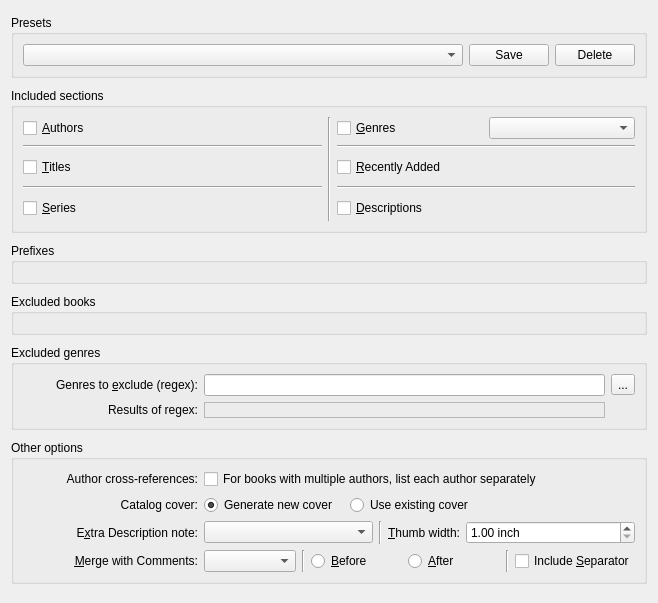
<?xml version="1.0" encoding="UTF-8"?>
<ui version="4.0">
 <class>Form</class>
 <widget class="QWidget" name="Form">
  <property name="geometry">
   <rect>
    <x>0</x>
    <y>0</y>
    <width>658</width>
    <height>603</height>
   </rect>
  </property>
  <property name="sizePolicy">
   <sizepolicy hsizetype="Preferred" vsizetype="Preferred">
    <horstretch>0</horstretch>
    <verstretch>0</verstretch>
   </sizepolicy>
  </property>
  <property name="windowTitle">
   <string>Form</string>
  </property>
  <layout class="QVBoxLayout" name="verticalLayout">
   <item>
    <widget class="QGroupBox" name="catalogPresets">
     <property name="sizePolicy">
      <sizepolicy hsizetype="Preferred" vsizetype="Maximum">
       <horstretch>0</horstretch>
       <verstretch>0</verstretch>
      </sizepolicy>
     </property>
     <property name="title">
      <string>Presets</string>
     </property>
     <layout class="QHBoxLayout" name="horizontalLayout_9">
      <item>
       <widget class="QComboBox" name="preset_field">
        <property name="sizePolicy">
         <sizepolicy hsizetype="Expanding" vsizetype="Fixed">
          <horstretch>0</horstretch>
          <verstretch>0</verstretch>
         </sizepolicy>
        </property>
        <property name="toolTip">
         <string>Select catalog preset to load</string>
        </property>
       </widget>
      </item>
      <item>
       <widget class="QPushButton" name="preset_save_pb">
        <property name="toolTip">
         <string>Save current catalog settings as preset</string>
        </property>
        <property name="text">
         <string>Save</string>
        </property>
       </widget>
      </item>
      <item>
       <widget class="QPushButton" name="preset_delete_pb">
        <property name="toolTip">
         <string>Delete current preset</string>
        </property>
        <property name="text">
         <string>Delete</string>
        </property>
       </widget>
      </item>
     </layout>
    </widget>
   </item>
   <item>
    <widget class="QGroupBox" name="includedSections">
     <property name="sizePolicy">
      <sizepolicy hsizetype="Preferred" vsizetype="Maximum">
       <horstretch>0</horstretch>
       <verstretch>0</verstretch>
      </sizepolicy>
     </property>
     <property name="minimumSize">
      <size>
       <width>0</width>
       <height>0</height>
      </size>
     </property>
     <property name="toolTip">
      <string>Enabled sections will be included in the generated catalog.</string>
     </property>
     <property name="title">
      <string>Included sections</string>
     </property>
     <layout class="QGridLayout" name="gridLayout_2">
      <item row="0" column="0">
       <widget class="QCheckBox" name="generate_authors">
        <property name="enabled">
         <bool>true</bool>
        </property>
        <property name="toolTip">
         <string>List of books, sorted by Author</string>
        </property>
        <property name="text">
         <string>&amp;Authors</string>
        </property>
        <property name="checked">
         <bool>false</bool>
        </property>
       </widget>
      </item>
      <item row="2" column="0">
       <widget class="QCheckBox" name="generate_titles">
        <property name="toolTip">
         <string>List of books, sorted by Title</string>
        </property>
        <property name="text">
         <string>&amp;Titles</string>
        </property>
       </widget>
      </item>
      <item row="4" column="0">
       <widget class="QCheckBox" name="generate_series">
        <property name="toolTip">
         <string>List of series books, sorted by Series</string>
        </property>
        <property name="text">
         <string>&amp;Series</string>
        </property>
       </widget>
      </item>
      <item row="0" column="2">
       <layout class="QHBoxLayout" name="horizontalLayout_2">
        <item>
         <widget class="QCheckBox" name="generate_genres">
          <property name="toolTip">
           <string>List of books, sorted by Genre</string>
          </property>
          <property name="text">
           <string>&amp;Genres</string>
          </property>
         </widget>
        </item>
        <item>
         <widget class="QComboBox" name="genre_source_field">
          <property name="toolTip">
           <string>Field containing Genres</string>
          </property>
         </widget>
        </item>
       </layout>
      </item>
      <item row="2" column="2">
       <layout class="QHBoxLayout" name="horizontalLayout_5">
        <item>
         <widget class="QCheckBox" name="generate_recently_added">
          <property name="minimumSize">
           <size>
            <width>0</width>
            <height>26</height>
           </size>
          </property>
          <property name="toolTip">
           <string>List of books, sorted by date added to calibre</string>
          </property>
          <property name="text">
           <string>&amp;Recently Added</string>
          </property>
         </widget>
        </item>
       </layout>
      </item>
      <item row="4" column="2">
       <layout class="QHBoxLayout" name="horizontalLayout_7">
        <item>
         <widget class="QCheckBox" name="generate_descriptions">
          <property name="minimumSize">
           <size>
            <width>0</width>
            <height>26</height>
           </size>
          </property>
          <property name="toolTip">
           <string>Individual descriptions of books with cover thumbs, sorted by author</string>
          </property>
          <property name="text">
           <string>&amp;Descriptions</string>
          </property>
         </widget>
        </item>
       </layout>
      </item>
      <item row="0" column="1" rowspan="5">
       <widget class="Line" name="line_3">
        <property name="orientation">
         <enum>Qt::Vertical</enum>
        </property>
       </widget>
      </item>
      <item row="1" column="0">
       <widget class="Line" name="line_5">
        <property name="orientation">
         <enum>Qt::Horizontal</enum>
        </property>
       </widget>
      </item>
      <item row="1" column="2">
       <widget class="Line" name="line_6">
        <property name="orientation">
         <enum>Qt::Horizontal</enum>
        </property>
       </widget>
      </item>
      <item row="3" column="0">
       <widget class="Line" name="line_7">
        <property name="orientation">
         <enum>Qt::Horizontal</enum>
        </property>
       </widget>
      </item>
      <item row="3" column="2">
       <widget class="Line" name="line_8">
        <property name="orientation">
         <enum>Qt::Horizontal</enum>
        </property>
       </widget>
      </item>
     </layout>
    </widget>
   </item>
   <item>
    <widget class="QGroupBox" name="prefix_rules_gb">
     <property name="sizePolicy">
      <sizepolicy hsizetype="Preferred" vsizetype="Maximum">
       <horstretch>0</horstretch>
       <verstretch>0</verstretch>
      </sizepolicy>
     </property>
     <property name="toolTip">
      <string>The first matching prefix rule applies a prefix to book listings in the generated catalog.</string>
     </property>
     <property name="title">
      <string>Prefixes</string>
     </property>
     <layout class="QHBoxLayout" name="horizontalLayout_8">
      <item>
       <layout class="QHBoxLayout" name="horizontalLayout_6"/>
      </item>
     </layout>
    </widget>
   </item>
   <item>
    <widget class="QGroupBox" name="exclusion_rules_gb">
     <property name="sizePolicy">
      <sizepolicy hsizetype="Preferred" vsizetype="Maximum">
       <horstretch>0</horstretch>
       <verstretch>0</verstretch>
      </sizepolicy>
     </property>
     <property name="minimumSize">
      <size>
       <width>0</width>
       <height>0</height>
      </size>
     </property>
     <property name="toolTip">
      <string>Books matching any of the exclusion rules will be excluded from the generated catalog. </string>
     </property>
     <property name="title">
      <string>Excluded books</string>
     </property>
     <layout class="QHBoxLayout" name="horizontalLayout_4">
      <item>
       <layout class="QHBoxLayout" name="horizontalLayout_3"/>
      </item>
     </layout>
    </widget>
   </item>
   <item>
    <widget class="QGroupBox" name="excludedGenres">
     <property name="sizePolicy">
      <sizepolicy hsizetype="Preferred" vsizetype="Maximum">
       <horstretch>0</horstretch>
       <verstretch>0</verstretch>
      </sizepolicy>
     </property>
     <property name="minimumSize">
      <size>
       <width>0</width>
       <height>0</height>
      </size>
     </property>
     <property name="toolTip">
      <string>A regular expression describing genres to be excluded from the generated catalog. Genres are derived from the tags applied to your books.
The default pattern \[.+\]|\+ excludes tags of the form [tag], e.g., [Test book], and '+', the default tag for a read book.</string>
     </property>
     <property name="title">
      <string>Excluded genres</string>
     </property>
     <layout class="QGridLayout" name="gridLayout">
      <item row="0" column="0">
       <widget class="QLabel" name="label">
        <property name="minimumSize">
         <size>
          <width>175</width>
          <height>0</height>
         </size>
        </property>
        <property name="maximumSize">
         <size>
          <width>200</width>
          <height>16777215</height>
         </size>
        </property>
        <property name="text">
         <string>Genres to &amp;exclude (regex):</string>
        </property>
        <property name="textFormat">
         <enum>Qt::AutoText</enum>
        </property>
        <property name="alignment">
         <set>Qt::AlignRight|Qt::AlignTrailing|Qt::AlignVCenter</set>
        </property>
        <property name="wordWrap">
         <bool>true</bool>
        </property>
        <property name="buddy">
         <cstring>exclude_genre</cstring>
        </property>
       </widget>
      </item>
      <item row="0" column="1">
       <widget class="QLineEdit" name="exclude_genre">
        <property name="sizePolicy">
         <sizepolicy hsizetype="Expanding" vsizetype="Fixed">
          <horstretch>0</horstretch>
          <verstretch>0</verstretch>
         </sizepolicy>
        </property>
        <property name="minimumSize">
         <size>
          <width>0</width>
          <height>0</height>
         </size>
        </property>
        <property name="toolTip">
         <string/>
        </property>
       </widget>
      </item>
      <item row="0" column="2">
       <widget class="QToolButton" name="reset_exclude_genres_tb">
        <property name="toolTip">
         <string>Reset to default</string>
        </property>
        <property name="text">
         <string>...</string>
        </property>
       </widget>
      </item>
      <item row="1" column="0">
       <widget class="QLabel" name="regex_results_label">
        <property name="minimumSize">
         <size>
          <width>175</width>
          <height>0</height>
         </size>
        </property>
        <property name="maximumSize">
         <size>
          <width>200</width>
          <height>16777215</height>
         </size>
        </property>
        <property name="text">
         <string>Results of regex:</string>
        </property>
        <property name="textFormat">
         <enum>Qt::AutoText</enum>
        </property>
        <property name="alignment">
         <set>Qt::AlignRight|Qt::AlignTrailing|Qt::AlignVCenter</set>
        </property>
        <property name="wordWrap">
         <bool>true</bool>
        </property>
        <property name="buddy">
         <cstring>exclude_genre</cstring>
        </property>
       </widget>
      </item>
      <item row="1" column="1">
       <widget class="QLabel" name="exclude_genre_results">
        <property name="sizePolicy">
         <sizepolicy hsizetype="Minimum" vsizetype="Expanding">
          <horstretch>0</horstretch>
          <verstretch>0</verstretch>
         </sizepolicy>
        </property>
        <property name="minimumSize">
         <size>
          <width>0</width>
          <height>0</height>
         </size>
        </property>
        <property name="toolTip">
         <string>Tags that will be excluded as genres</string>
        </property>
        <property name="frameShape">
         <enum>QFrame::StyledPanel</enum>
        </property>
        <property name="text">
         <string/>
        </property>
        <property name="textFormat">
         <enum>Qt::PlainText</enum>
        </property>
        <property name="wordWrap">
         <bool>true</bool>
        </property>
       </widget>
      </item>
     </layout>
    </widget>
   </item>
   <item>
    <widget class="QGroupBox" name="otherOptions">
     <property name="sizePolicy">
      <sizepolicy hsizetype="Preferred" vsizetype="Maximum">
       <horstretch>0</horstretch>
       <verstretch>0</verstretch>
      </sizepolicy>
     </property>
     <property name="minimumSize">
      <size>
       <width>0</width>
       <height>0</height>
      </size>
     </property>
     <property name="title">
      <string>Other options</string>
     </property>
     <layout class="QGridLayout" name="gridLayout_3">
      <item row="3" column="1">
       <layout class="QHBoxLayout" name="merge_with_comments_hl">
        <item>
         <widget class="QComboBox" name="merge_source_field">
          <property name="minimumSize">
           <size>
            <width>0</width>
            <height>0</height>
           </size>
          </property>
          <property name="toolTip">
           <string>Custom column containing additional content to be merged with Comments metadata in Descriptions section.</string>
          </property>
         </widget>
        </item>
        <item>
         <widget class="Line" name="line_2">
          <property name="orientation">
           <enum>Qt::Vertical</enum>
          </property>
         </widget>
        </item>
        <item>
         <widget class="QRadioButton" name="merge_before">
          <property name="toolTip">
           <string>Merge additional content before Comments in Descriptions section.</string>
          </property>
          <property name="text">
           <string>&amp;Before</string>
          </property>
          <attribute name="buttonGroup">
           <string>merge_options_bg</string>
          </attribute>
         </widget>
        </item>
        <item>
         <widget class="QRadioButton" name="merge_after">
          <property name="toolTip">
           <string>Merge additional content after Comments in Descriptions section.</string>
          </property>
          <property name="text">
           <string>&amp;After</string>
          </property>
          <attribute name="buttonGroup">
           <string>merge_options_bg</string>
          </attribute>
         </widget>
        </item>
        <item>
         <widget class="Line" name="line">
          <property name="orientation">
           <enum>Qt::Vertical</enum>
          </property>
         </widget>
        </item>
        <item>
         <widget class="QCheckBox" name="include_hr">
          <property name="toolTip">
           <string>Separate Comments metadata and additional content with a horizontal rule in Descriptions section.</string>
          </property>
          <property name="text">
           <string>Include &amp;Separator</string>
          </property>
         </widget>
        </item>
       </layout>
      </item>
      <item row="3" column="0">
       <widget class="QLabel" name="label_9">
        <property name="minimumSize">
         <size>
          <width>175</width>
          <height>0</height>
         </size>
        </property>
        <property name="maximumSize">
         <size>
          <width>200</width>
          <height>16777215</height>
         </size>
        </property>
        <property name="text">
         <string>&amp;Merge with Comments:</string>
        </property>
        <property name="alignment">
         <set>Qt::AlignRight|Qt::AlignTrailing|Qt::AlignVCenter</set>
        </property>
        <property name="buddy">
         <cstring>merge_source_field</cstring>
        </property>
       </widget>
      </item>
      <item row="1" column="0">
       <widget class="QLabel" name="label_4">
        <property name="minimumSize">
         <size>
          <width>175</width>
          <height>20</height>
         </size>
        </property>
        <property name="text">
         <string>Catalog cover:</string>
        </property>
        <property name="alignment">
         <set>Qt::AlignRight|Qt::AlignTrailing|Qt::AlignVCenter</set>
        </property>
       </widget>
      </item>
      <item row="1" column="1">
       <layout class="QHBoxLayout" name="replace_cover_hl">
        <item>
         <widget class="QRadioButton" name="generate_new_cover">
          <property name="text">
           <string>Generate new cover</string>
          </property>
          <property name="checked">
           <bool>true</bool>
          </property>
          <attribute name="buttonGroup">
           <string>cover_options_bg</string>
          </attribute>
         </widget>
        </item>
        <item>
         <widget class="QRadioButton" name="use_existing_cover">
          <property name="text">
           <string>Use existing cover</string>
          </property>
          <attribute name="buttonGroup">
           <string>cover_options_bg</string>
          </attribute>
         </widget>
        </item>
        <item>
         <widget class="QLabel" name="spacer_label">
          <property name="text">
           <string/>
          </property>
         </widget>
        </item>
       </layout>
      </item>
      <item row="2" column="0">
       <widget class="QLabel" name="label_3">
        <property name="text">
         <string>E&amp;xtra Description note:</string>
        </property>
        <property name="alignment">
         <set>Qt::AlignRight|Qt::AlignTrailing|Qt::AlignVCenter</set>
        </property>
        <property name="buddy">
         <cstring>header_note_source_field</cstring>
        </property>
       </widget>
      </item>
      <item row="2" column="1">
       <layout class="QHBoxLayout" name="horizontalLayout">
        <item>
         <widget class="QComboBox" name="header_note_source_field">
          <property name="sizePolicy">
           <sizepolicy hsizetype="Expanding" vsizetype="Fixed">
            <horstretch>0</horstretch>
            <verstretch>0</verstretch>
           </sizepolicy>
          </property>
          <property name="minimumSize">
           <size>
            <width>0</width>
            <height>0</height>
           </size>
          </property>
          <property name="maximumSize">
           <size>
            <width>16777215</width>
            <height>16777215</height>
           </size>
          </property>
          <property name="toolTip">
           <string>Custom column source for text to include in Descriptions section.</string>
          </property>
         </widget>
        </item>
        <item>
         <widget class="Line" name="line_4">
          <property name="orientation">
           <enum>Qt::Vertical</enum>
          </property>
         </widget>
        </item>
        <item>
         <widget class="QLabel" name="label_10">
          <property name="sizePolicy">
           <sizepolicy hsizetype="Minimum" vsizetype="Preferred">
            <horstretch>0</horstretch>
            <verstretch>0</verstretch>
           </sizepolicy>
          </property>
          <property name="minimumSize">
           <size>
            <width>0</width>
            <height>0</height>
           </size>
          </property>
          <property name="maximumSize">
           <size>
            <width>16777215</width>
            <height>16777215</height>
           </size>
          </property>
          <property name="text">
           <string>&amp;Thumb width:</string>
          </property>
          <property name="alignment">
           <set>Qt::AlignRight|Qt::AlignTrailing|Qt::AlignVCenter</set>
          </property>
          <property name="buddy">
           <cstring>merge_source_field</cstring>
          </property>
         </widget>
        </item>
        <item>
         <widget class="QDoubleSpinBox" name="thumb_width">
          <property name="sizePolicy">
           <sizepolicy hsizetype="Expanding" vsizetype="Fixed">
            <horstretch>0</horstretch>
            <verstretch>0</verstretch>
           </sizepolicy>
          </property>
          <property name="maximumSize">
           <size>
            <width>16777215</width>
            <height>16777215</height>
           </size>
          </property>
          <property name="toolTip">
           <string>Size hint for cover thumbnails included in Descriptions section.</string>
          </property>
          <property name="suffix">
           <string> inch</string>
          </property>
          <property name="decimals">
           <number>2</number>
          </property>
          <property name="minimum">
           <double>1.000000000000000</double>
          </property>
          <property name="maximum">
           <double>2.000000000000000</double>
          </property>
          <property name="singleStep">
           <double>0.100000000000000</double>
          </property>
         </widget>
        </item>
       </layout>
      </item>
      <item row="0" column="0">
       <widget class="QLabel" name="label_2">
        <property name="text">
         <string>Author cross-references:</string>
        </property>
        <property name="alignment">
         <set>Qt::AlignRight|Qt::AlignTrailing|Qt::AlignVCenter</set>
        </property>
       </widget>
      </item>
      <item row="0" column="1">
       <layout class="QHBoxLayout" name="cross_references_hl">
        <item>
         <widget class="QCheckBox" name="cross_reference_authors">
          <property name="text">
           <string>For books with multiple authors, list each author separately</string>
          </property>
         </widget>
        </item>
       </layout>
      </item>
     </layout>
    </widget>
   </item>
  </layout>
 </widget>
 <resources/>
 <connections/>
 <buttongroups>
  <buttongroup name="cover_options_bg"/>
  <buttongroup name="merge_options_bg"/>
 </buttongroups>
</ui>
